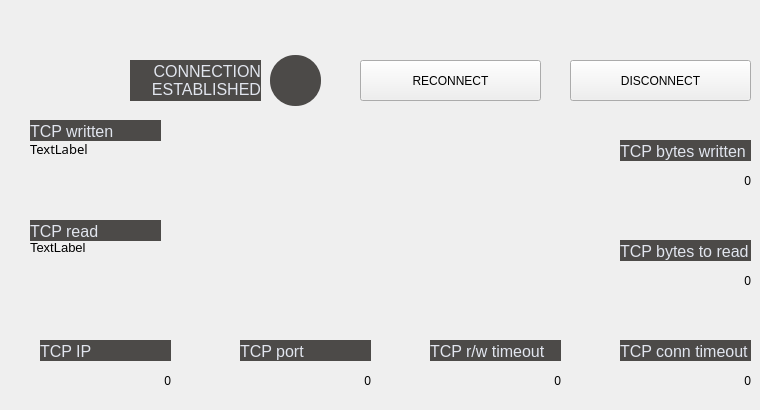
       <widget class="QWidget" name="TCP_ROB_tab">
        <attribute name="title">
         <string>    ROBOT    </string>
        </attribute>
        <widget class="QLabel" name="TCP_ROB_lbl_bytesToRead">
         <property name="geometry">
          <rect>
           <x>620</x>
           <y>240</y>
           <width>131</width>
           <height>21</height>
          </rect>
         </property>
         <property name="styleSheet">
          <string notr="true">border: 0px;
font-size: 12pt;
background-color: #4c4a48;
color: #E1E5EE;</string>
         </property>
         <property name="text">
          <string>TCP bytes to read</string>
         </property>
         <property name="alignment">
          <set>Qt::AlignBottom|Qt::AlignLeading|Qt::AlignLeft</set>
         </property>
        </widget>
        <widget class="QLabel" name="TCP_ROB_disp_bytesWritten">
         <property name="geometry">
          <rect>
           <x>620</x>
           <y>160</y>
           <width>131</width>
           <height>41</height>
          </rect>
         </property>
         <property name="text">
          <string>0</string>
         </property>
         <property name="alignment">
          <set>Qt::AlignRight|Qt::AlignTrailing|Qt::AlignVCenter</set>
         </property>
        </widget>
        <widget class="QLabel" name="TCP_ROB_lbl_bytesWritten">
         <property name="geometry">
          <rect>
           <x>620</x>
           <y>140</y>
           <width>131</width>
           <height>21</height>
          </rect>
         </property>
         <property name="styleSheet">
          <string notr="true">border: 0px;
font-size: 12pt;
background-color: #4c4a48;
color: #E1E5EE;</string>
         </property>
         <property name="text">
          <string>TCP bytes written</string>
         </property>
         <property name="alignment">
          <set>Qt::AlignBottom|Qt::AlignLeading|Qt::AlignLeft</set>
         </property>
        </widget>
        <widget class="QLabel" name="TCP_ROB_lbl_ip">
         <property name="geometry">
          <rect>
           <x>40</x>
           <y>340</y>
           <width>131</width>
           <height>21</height>
          </rect>
         </property>
         <property name="styleSheet">
          <string notr="true">border: 0px;
font-size: 12pt;
background-color: #4c4a48;
color: #E1E5EE;</string>
         </property>
         <property name="text">
          <string>TCP IP</string>
         </property>
         <property name="alignment">
          <set>Qt::AlignBottom|Qt::AlignLeading|Qt::AlignLeft</set>
         </property>
        </widget>
        <widget class="QLabel" name="TCP_ROB_lbl_port">
         <property name="geometry">
          <rect>
           <x>240</x>
           <y>340</y>
           <width>131</width>
           <height>21</height>
          </rect>
         </property>
         <property name="styleSheet">
          <string notr="true">border: 0px;
font-size: 12pt;
background-color: #4c4a48;
color: #E1E5EE;</string>
         </property>
         <property name="text">
          <string>TCP port</string>
         </property>
         <property name="alignment">
          <set>Qt::AlignBottom|Qt::AlignLeading|Qt::AlignLeft</set>
         </property>
        </widget>
        <widget class="QLabel" name="TCP_ROB_lbl_tio_conn">
         <property name="geometry">
          <rect>
           <x>620</x>
           <y>340</y>
           <width>131</width>
           <height>21</height>
          </rect>
         </property>
         <property name="styleSheet">
          <string notr="true">border: 0px;
font-size: 12pt;
background-color: #4c4a48;
color: #E1E5EE;</string>
         </property>
         <property name="text">
          <string>TCP conn timeout</string>
         </property>
         <property name="alignment">
          <set>Qt::AlignBottom|Qt::AlignLeading|Qt::AlignLeft</set>
         </property>
        </widget>
        <widget class="QLabel" name="TCP_ROB_lbl_writeBuffer">
         <property name="geometry">
          <rect>
           <x>30</x>
           <y>120</y>
           <width>131</width>
           <height>21</height>
          </rect>
         </property>
         <property name="styleSheet">
          <string notr="true">border: 0px;
font-size: 12pt;
background-color: #4c4a48;
color: #E1E5EE;</string>
         </property>
         <property name="text">
          <string>TCP written</string>
         </property>
         <property name="alignment">
          <set>Qt::AlignBottom|Qt::AlignLeading|Qt::AlignLeft</set>
         </property>
        </widget>
        <widget class="QLabel" name="TCP_ROB_lbl_readBuffer">
         <property name="geometry">
          <rect>
           <x>30</x>
           <y>220</y>
           <width>131</width>
           <height>21</height>
          </rect>
         </property>
         <property name="styleSheet">
          <string notr="true">border: 0px;
font-size: 12pt;
background-color: #4c4a48;
color: #E1E5EE;</string>
         </property>
         <property name="text">
          <string>TCP read</string>
         </property>
         <property name="alignment">
          <set>Qt::AlignBottom|Qt::AlignLeading|Qt::AlignLeft</set>
         </property>
        </widget>
        <widget class="QLabel" name="TCP_ROB_disp_writeBuffer">
         <property name="geometry">
          <rect>
           <x>30</x>
           <y>140</y>
           <width>571</width>
           <height>61</height>
          </rect>
         </property>
         <property name="font">
          <font>
           <family>Bahnschrift</family>
           <pointsize>10</pointsize>
          </font>
         </property>
         <property name="styleSheet">
          <string notr="true">font-size: 10pt</string>
         </property>
         <property name="text">
          <string>TextLabel</string>
         </property>
         <property name="alignment">
          <set>Qt::AlignLeading|Qt::AlignLeft|Qt::AlignTop</set>
         </property>
         <property name="wordWrap">
          <bool>true</bool>
         </property>
        </widget>
        <widget class="QLabel" name="TCP_ROB_disp_readBuffer">
         <property name="geometry">
          <rect>
           <x>30</x>
           <y>240</y>
           <width>571</width>
           <height>61</height>
          </rect>
         </property>
         <property name="styleSheet">
          <string notr="true">font-size: 10pt</string>
         </property>
         <property name="text">
          <string>TextLabel</string>
         </property>
         <property name="alignment">
          <set>Qt::AlignLeading|Qt::AlignLeft|Qt::AlignTop</set>
         </property>
         <property name="wordWrap">
          <bool>true</bool>
         </property>
        </widget>
        <widget class="QLabel" name="TCP_ROB_lbl_tio_rw">
         <property name="geometry">
          <rect>
           <x>430</x>
           <y>340</y>
           <width>131</width>
           <height>21</height>
          </rect>
         </property>
         <property name="styleSheet">
          <string notr="true">border: 0px;
font-size: 12pt;
background-color: #4c4a48;
color: #E1E5EE;</string>
         </property>
         <property name="text">
          <string>TCP r/w timeout</string>
         </property>
         <property name="alignment">
          <set>Qt::AlignBottom|Qt::AlignLeading|Qt::AlignLeft</set>
         </property>
        </widget>
        <widget class="QLabel" name="TCP_ROB_indi_connected">
         <property name="geometry">
          <rect>
           <x>270</x>
           <y>55</y>
           <width>51</width>
           <height>51</height>
          </rect>
         </property>
         <property name="styleSheet">
          <string notr="true">border-radius: 25px;
background-color: #4c4a48;</string>
         </property>
         <property name="text">
          <string/>
         </property>
        </widget>
        <widget class="QLabel" name="TCP_ROB_lbl_connected">
         <property name="geometry">
          <rect>
           <x>130</x>
           <y>60</y>
           <width>131</width>
           <height>41</height>
          </rect>
         </property>
         <property name="styleSheet">
          <string notr="true">border: 0px;
font-size: 12pt;
background-color: #4c4a48;
color: #E1E5EE;</string>
         </property>
         <property name="text">
          <string>CONNECTION
ESTABLISHED</string>
         </property>
         <property name="alignment">
          <set>Qt::AlignRight|Qt::AlignTrailing|Qt::AlignVCenter</set>
         </property>
        </widget>
        <widget class="QPushButton" name="TCP_ROB_btt_discon">
         <property name="geometry">
          <rect>
           <x>570</x>
           <y>60</y>
           <width>181</width>
           <height>41</height>
          </rect>
         </property>
         <property name="text">
          <string>DISCONNECT</string>
         </property>
        </widget>
        <widget class="QPushButton" name="TCP_ROB_btt_reconn">
         <property name="geometry">
          <rect>
           <x>360</x>
           <y>60</y>
           <width>181</width>
           <height>41</height>
          </rect>
         </property>
         <property name="text">
          <string>RECONNECT</string>
         </property>
        </widget>
        <widget class="QLabel" name="TCP_ROB_disp_ip">
         <property name="geometry">
          <rect>
           <x>40</x>
           <y>360</y>
           <width>131</width>
           <height>41</height>
          </rect>
         </property>
         <property name="text">
          <string>0</string>
         </property>
         <property name="alignment">
          <set>Qt::AlignRight|Qt::AlignTrailing|Qt::AlignVCenter</set>
         </property>
        </widget>
        <widget class="QLabel" name="TCP_ROB_disp_port">
         <property name="geometry">
          <rect>
           <x>240</x>
           <y>360</y>
           <width>131</width>
           <height>41</height>
          </rect>
         </property>
         <property name="text">
          <string>0</string>
         </property>
         <property name="alignment">
          <set>Qt::AlignRight|Qt::AlignTrailing|Qt::AlignVCenter</set>
         </property>
        </widget>
        <widget class="QLabel" name="TCP_ROB_disp_tio_rw">
         <property name="geometry">
          <rect>
           <x>430</x>
           <y>360</y>
           <width>131</width>
           <height>41</height>
          </rect>
         </property>
         <property name="text">
          <string>0</string>
         </property>
         <property name="alignment">
          <set>Qt::AlignRight|Qt::AlignTrailing|Qt::AlignVCenter</set>
         </property>
        </widget>
        <widget class="QLabel" name="TCP_ROB_disp_tio_conn">
         <property name="geometry">
          <rect>
           <x>620</x>
           <y>360</y>
           <width>131</width>
           <height>41</height>
          </rect>
         </property>
         <property name="text">
          <string>0</string>
         </property>
         <property name="alignment">
          <set>Qt::AlignRight|Qt::AlignTrailing|Qt::AlignVCenter</set>
         </property>
        </widget>
        <widget class="QLabel" name="TCP_ROB_disp_bytesToRead">
         <property name="geometry">
          <rect>
           <x>620</x>
           <y>260</y>
           <width>131</width>
           <height>41</height>
          </rect>
         </property>
         <property name="text">
          <string>0</string>
         </property>
         <property name="alignment">
          <set>Qt::AlignRight|Qt::AlignTrailing|Qt::AlignVCenter</set>
         </property>
        </widget>
        <zorder>TCP_ROB_lbl_bytesToRead</zorder>
        <zorder>TCP_ROB_lbl_bytesWritten</zorder>
        <zorder>TCP_ROB_lbl_port</zorder>
        <zorder>TCP_ROB_lbl_tio_conn</zorder>
        <zorder>TCP_ROB_lbl_ip</zorder>
        <zorder>TCP_ROB_lbl_writeBuffer</zorder>
        <zorder>TCP_ROB_lbl_readBuffer</zorder>
        <zorder>TCP_ROB_disp_bytesWritten</zorder>
        <zorder>TCP_ROB_disp_writeBuffer</zorder>
        <zorder>TCP_ROB_disp_readBuffer</zorder>
        <zorder>TCP_ROB_lbl_tio_rw</zorder>
        <zorder>TCP_ROB_indi_connected</zorder>
        <zorder>TCP_ROB_lbl_connected</zorder>
        <zorder>TCP_ROB_btt_discon</zorder>
        <zorder>TCP_ROB_btt_reconn</zorder>
        <zorder>TCP_ROB_disp_ip</zorder>
        <zorder>TCP_ROB_disp_port</zorder>
        <zorder>TCP_ROB_disp_tio_rw</zorder>
        <zorder>TCP_ROB_disp_tio_conn</zorder>
        <zorder>TCP_ROB_disp_bytesToRead</zorder>
       </widget>
